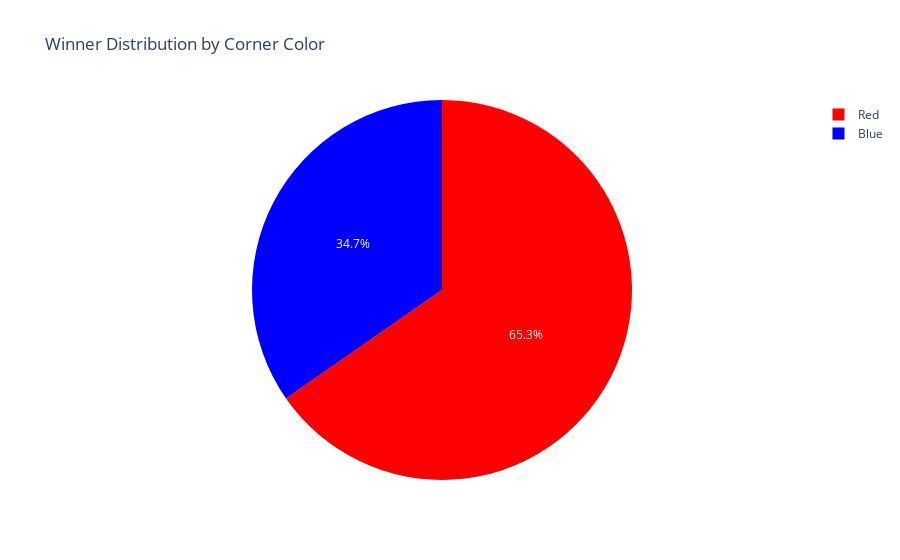

The cell this chart's notebook holds for it:
### Markdown cell above
팀에 따른 winner 분포

### Code cell
values = df.Winner.value_counts()
labels = values.index
colors = ['red','blue','green']
trace = go.Pie(labels = labels,
              values = values,
              marker = dict(colors = colors)
              )
layout = go.Layout(title='Winner Distribution by Corner Color')
fig = go.Figure(data=trace, layout=layout)
iplot(fig)

### Figure 1 — Plotly figure (JSON) as saved in the notebook; plotly's stock layout.template omitted (floating-point values rounded to 4 significant figures)
{"data": [{"labels": ["Red", "Blue"], "marker": {"colors": ["red", "blue", "green"]}, "type": "pie", "values": [2284, 1212]}], "layout": {"title": {"text": "Winner Distribution by Corner Color"}}}
